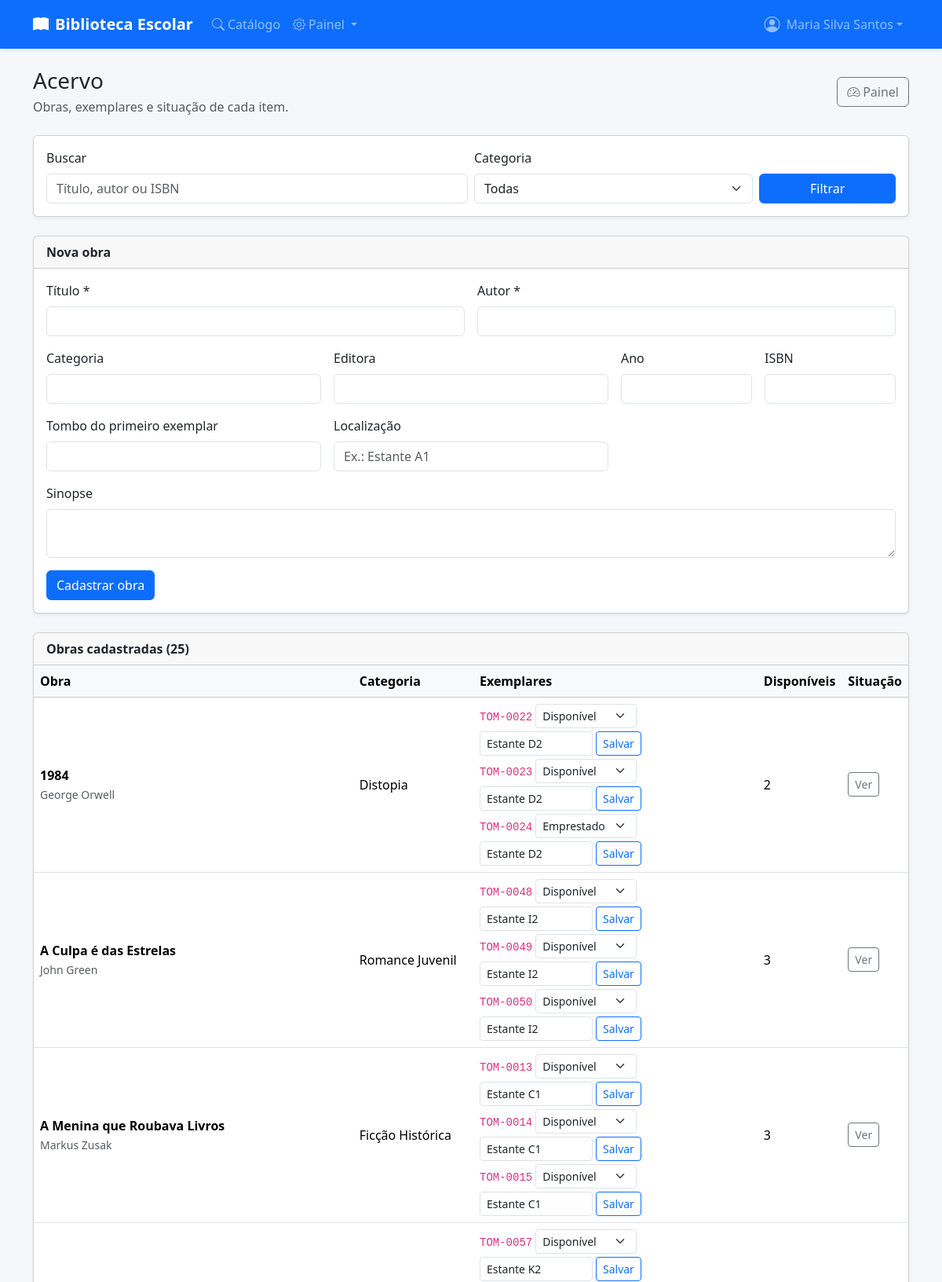
The app's page /public/acervo.php (signed in, upper part) with its own data.
### tables this page shows
CREATE TABLE IF NOT EXISTS `obras` (
    `id` INT UNSIGNED NOT NULL AUTO_INCREMENT,
    `titulo` VARCHAR(200) NOT NULL,
    `autor` VARCHAR(150) NOT NULL,
    `isbn` VARCHAR(20) DEFAULT NULL,
    `editora` VARCHAR(100) DEFAULT NULL,
    `ano` YEAR DEFAULT NULL,
    `categoria` VARCHAR(80) DEFAULT NULL,
    `sinopse` TEXT DEFAULT NULL,
    `capa` VARCHAR(255) DEFAULT NULL,
    `criado_em` TIMESTAMP NOT NULL DEFAULT CURRENT_TIMESTAMP,
    `atualizado_em` TIMESTAMP NOT NULL DEFAULT CURRENT_TIMESTAMP ON UPDATE CURRENT_TIMESTAMP,
    PRIMARY KEY (`id`),
    KEY `idx_titulo` (`titulo`),
    KEY `idx_autor` (`autor`),
    KEY `idx_categoria` (`categoria`),
    KEY `idx_isbn` (`isbn`)
);

CREATE TABLE IF NOT EXISTS `exemplares` (
    `id` INT UNSIGNED NOT NULL AUTO_INCREMENT,
    `obra_id` INT UNSIGNED NOT NULL,
    `tombo` VARCHAR(30) NOT NULL,
    `status` ENUM('disponivel','emprestado','reservado','manutencao') NOT NULL DEFAULT 'disponivel',
    `localizacao` VARCHAR(80) DEFAULT NULL,
    `observacoes` TEXT DEFAULT NULL,
    `criado_em` TIMESTAMP NOT NULL DEFAULT CURRENT_TIMESTAMP,
    `atualizado_em` TIMESTAMP NOT NULL DEFAULT CURRENT_TIMESTAMP ON UPDATE CURRENT_TIMESTAMP,
    PRIMARY KEY (`id`),
    UNIQUE KEY `uk_tombo` (`tombo`),
    KEY `idx_obra_status` (`obra_id`, `status`),
    CONSTRAINT `fk_exemplar_obra` FOREIGN KEY (`obra_id`) REFERENCES `obras` (`id`) ON DELETE CASCADE
);

### app/helpers/view.php (called while the page is built, shortened)
<?php
function view(string $arquivo, array $dados = []): void {
    extract($dados);
    require VIEWS_PATH . "/{$arquivo}.php";
    require VIEWS_PATH . '/layout.php';
}

### public/acervo.php (called while the page is built, shortened)
<?php
$db = db();
$busca = trim($_GET['q'] ?? '');
$categoria = trim($_GET['categoria'] ?? '');
$obras = buscar_obras(['busca' => $busca, 'categoria' => $categoria], 100);
$categorias = buscar_categorias();
$stmt = $db->query("SELECT id, obra_id, tombo, status, localizacao, observacoes FROM exemplares ORDER BY tombo");
$exemplares = [];
foreach ($stmt->fetchAll() as $ex) {
    $exemplares[$ex['obra_id']][] = $ex;
}
view('acervo', [
    'titulo' => 'Acervo',
    'obras' => $obras,
    'categorias' => $categorias,
    'exemplares' => $exemplares,
    'busca' => $busca,
    'categoria' => $categoria,
]);

### app/helpers/functions.php (called while the page is built, shortened)
<?php
function e(string $value): string {
    return htmlspecialchars($value, ENT_QUOTES, 'UTF-8');
}
function url(string $caminho = ''): string {
    $base = rtrim(APP_URL, '/');
    return $base . '/' . ltrim($caminho, '/');
}
function buscar_obras(array $filtros = [], int $limite = 20, int $offset = 0): array {
    $db = db();
    $where = [];
    $params = [];
    $sql = "
        SELECT o.*,
            COUNT(e.id) as total_exemplares,
            SUM(e.status = 'disponivel') as disponiveis,
            SUM(e.status = 'emprestado') as emprestados,
            SUM(e.status = 'reservado') as reservados
        FROM obras o
        LEFT JOIN exemplares e ON e.obra_id = o.id
    ";
    $sql .= " GROUP BY o.id ORDER BY o.titulo LIMIT ? OFFSET ?";
    $params[] = $limite;
    $params[] = $offset;
    $stmt = $db->prepare($sql);
    $stmt->execute($params);
    return $stmt->fetchAll();
}

### views/acervo.php (the view, shortened to what this page needs)
<div class="d-flex flex-wrap justify-content-between align-items-center mb-4">
  <div>
    <h1 class="h3 mb-1">Acervo</h1>
    <p class="text-muted mb-0">Obras, exemplares e situação de cada item.</p>
  </div>
  <a href="<?= url('painel.php') ?>" class="btn btn-outline-secondary"><i class="bi bi-speedometer2 me-1"></i>Painel</a>
</div>
<div class="card shadow-sm mb-4">
  <div class="card-body">
    <form method="get" class="row g-2 align-items-end">
      <div class="col-md-6">
        <label class="form-label">Buscar</label>
        <input type="search" name="q" class="form-control" value="<?= e($busca) ?>" placeholder="Título, autor ou ISBN">
      </div>
      <div class="col-md-4">
        <label class="form-label">Categoria</label>
        <select name="categoria" class="form-select">
          <option value="">Todas</option>
        </select>
      </div>
      <div class="col-md-2 d-grid">
        <button class="btn btn-primary">Filtrar</button>
      </div>
    </form>
  </div>
</div>
<div class="card shadow-sm mb-4">
  <div class="card-header fw-semibold">Nova obra</div>
  <div class="card-body">
    <form method="post">
      <div class="row g-3">
        <div class="col-md-6">
          <label class="form-label">Título *</label>
          <input class="form-control" name="titulo" maxlength="200" required>
        </div>
        <div class="col-md-6">
          <label class="form-label">Autor *</label>
          <input class="form-control" name="autor" maxlength="150" required>
        </div>
        <div class="col-md-4">
          <label class="form-label">Categoria</label>
          <input class="form-control" name="categoria" maxlength="80">
        </div>
        <div class="col-md-4">
          <label class="form-label">Editora</label>
          <input class="form-control" name="editora" maxlength="100">
        </div>
        <div class="col-md-2">
          <label class="form-label">Ano</label>
          <input class="form-control" type="number" name="ano" min="1000" max="<?= (int)date('Y') + 1 ?>">
        </div>
        <div class="col-md-2">
          <label class="form-label">ISBN</label>
          <input class="form-control" name="isbn" maxlength="20">
        </div>
        <div class="col-md-4">
          <label class="form-label">Tombo do primeiro exemplar</label>
          <input class="form-control" name="tombo" maxlength="30">
        </div>
        <div class="col-md-4">
          <label class="form-label">Localização</label>
          <input class="form-control" name="localizacao" maxlength="80" placeholder="Ex.: Estante A1">
        </div>
        <div class="col-12">
          <label class="form-label">Sinopse</label>
          <textarea class="form-control" name="sinopse" rows="2"></textarea>
        </div>
      </div>
      <button class="btn btn-primary mt-3">Cadastrar obra</button>
    </form>
  </div>
</div>
<?php if (!$obras): ?>
  <div class="card shadow-sm"><div class="card-body empty-state">Nenhuma obra encontrada com os filtros informados.</div></div>
<?php else: ?>
  <div class="card shadow-sm">
    <div class="card-header fw-semibold">Obras cadastradas (<?= count($obras) ?>)</div>
    <div class="card-body p-0">
      <div class="table-responsive">
        <table class="table table-hover mb-0">
          <thead class="table-light">
            <tr>
              <th>Obra</th>
              <th>Categoria</th>
              <th>Exemplares</th>
              <th>Disponíveis</th>
              <th>Situação</th>
            </tr>
          </thead>
          <tbody>
          <?php foreach ($obras as $obra): ?>
            <?php $exemplaresDaObra = $exemplares[$obra['id']] ?? []; ?>
            <tr>
              <td>
                <strong><?= e($obra['titulo']) ?></strong><br>
                <small class="text-muted"><?= e($obra['autor']) ?></small>
              </td>
              <td><?= e($obra['categoria'] ?: '-') ?></td>
              <td>
                <?php if (!$exemplaresDaObra): ?>
                  <span class="text-muted">sem exemplares</span>
                <?php else: ?>
                  <div class="d-flex flex-column gap-1">
                    <?php foreach ($exemplaresDaObra as $ex): ?>
                      <form method="post" class="row g-1 align-items-center">
                        <div class="col-auto"><code><?= e($ex['tombo']) ?></code></div>
                        <div class="col-auto">
                          <select name="status" class="form-select form-select-sm" style="width: auto">
                            <?php foreach (['disponivel' => 'Disponível', 'emprestado' => 'Emprestado', 'reservado' => 'Reservado', 'manutencao' => 'Manutenção'] as $valor => $rotulo): ?>
                              <option value="<?= $valor ?>" <?= $ex['status'] === $valor ? 'selected' : '' ?>><?= $rotulo ?></option>
                            <?php endforeach; ?>
                          </select>
                        </div>
                        <div class="col-auto">
                          <input type="text" name="localizacao" class="form-control form-control-sm" style="width: 9rem"
                                 value="<?= e($ex['localizacao'] ?? '') ?>" placeholder="Localização">
                        </div>
                        <div class="col-auto">
                          <button class="btn btn-sm btn-outline-primary">Salvar</button>
                        </div>
                      </form>
                    <?php endforeach; ?>
                  </div>
                <?php endif; ?>
              </td>
              <td><?= (int)($obra['disponiveis'] ?? 0) ?></td>
              <td>
                <a href="<?= url('livro.php') ?>?id=<?= (int)$obra['id'] ?>" class="btn btn-sm btn-outline-secondary">Ver</a>
              </td>
            </tr>
          <?php endforeach; ?>
          </tbody>
        </table>
      </div>
    </div>
  </div>
<?php endif; ?>

### public/assets/css/style.css (style rules this page uses)
:root { --be-primary: #0d6efd; --be-bg: #f5f7fb; }
body { background-color: var(--be-bg); min-height: 100vh; display: flex; flex-direction: column; }
.table th { white-space: nowrap; }
.table td { vertical-align: middle; }

### records on screen
obras: titulo "1984", autor "George Orwell", categoria "Distopia", disponiveis "2"
exemplares: tombo "TOM-0022", status "Disponível", localizacao "Estante D2"
exemplares: tombo "TOM-0023", status "Disponível", localizacao "Estante D2"
exemplares: tombo "TOM-0024", status "Emprestado", localizacao "Estante D2"
obras: titulo "A Culpa é das Estrelas", autor "John Green", categoria "Romance Juvenil", disponiveis "3"
exemplares: tombo "TOM-0048", status "Disponível", localizacao "Estante I2"
exemplares: tombo "TOM-0049", status "Disponível", localizacao "Estante I2"
exemplares: tombo "TOM-0050", status "Disponível", localizacao "Estante I2"
obras: titulo "A Menina que Roubava Livros", autor "Markus Zusak", categoria "Ficção Histórica", disponiveis "3"
exemplares: tombo "TOM-0013", status "Disponível", localizacao "Estante C1"
exemplares: tombo "TOM-0014", status "Disponível", localizacao "Estante C1"
exemplares: tombo "TOM-0015", status "Disponível", localizacao "Estante C1"
exemplares: tombo "TOM-0057", status "Disponível", localizacao "Estante K2"

### other values on screen
APP_NAME "Biblioteca Escolar"
usuario_logado()['nome'] "Maria Silva Santos"
count($obras) "25"
